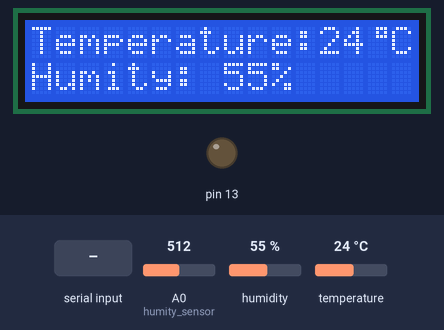
Bench run of a sketch on a simulated Arduino Uno, built with avr-gcc and run on an emulated ATmega328P. Shown: 16×2 character LCD, output pins drawn as LEDs (lit = HIGH). The test bench sets the inputs (shaded band); at power-on: humidity 55 %, temperature 24 °C, A0 (humity_sensor) = 512. What the sketch prints to the serial monitor is not drawn.

Above: at 1.2 s.
1.3 s: "30,150\n" received over Serial
At 2.1 s:
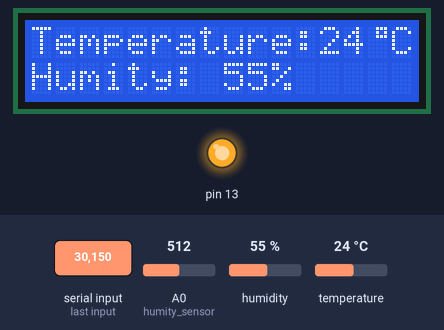
3.3 s: humidity set to 22 %
At 4.0 s:
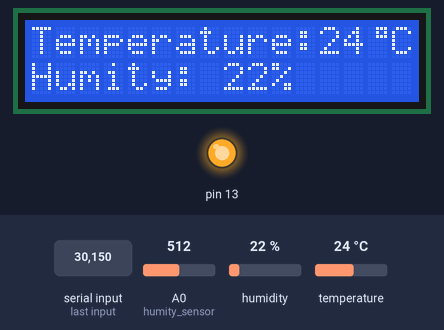
4.8 s: temperature set to 12 °C
At 5.4 s:
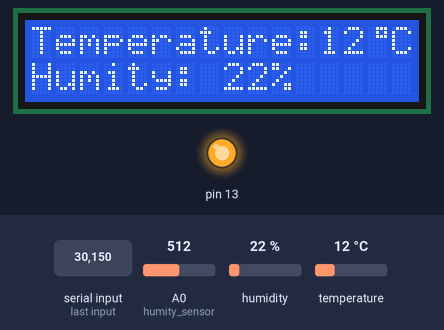
6.3 s: humidity set to 40 %
At 7.6 s:
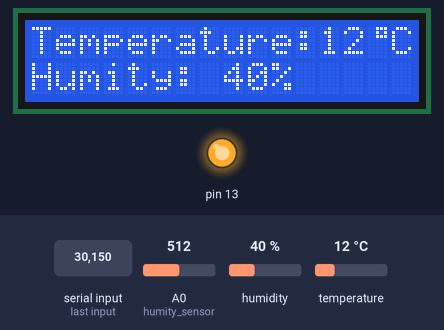
10.3 s: temperature set to 19 °C
At 10.8 s:
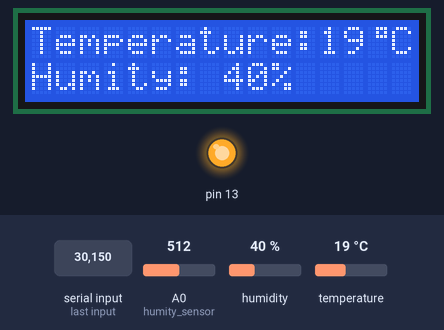
Timing chart, 0 to 12.8 s (numbered marks = the images above; inputs shaded):
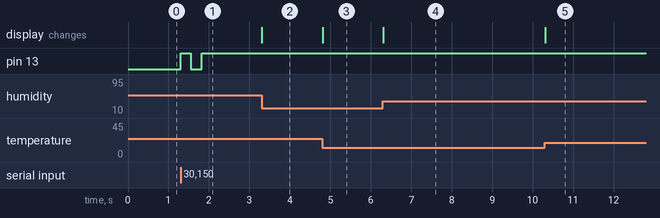

Measured:
- after the input at 1.3 s, pin 13: LOW → HIGH at once, → LOW 0.25 s later, → HIGH 0.27 s later
- after the input at 3.3 s, the display: changes at once (image 2)
- after the input at 4.8 s, the display: changes at once (image 3)
- after the input at 6.3 s, the display: changes at once (image 4)
- after the input at 10.3 s, the display: changes at once (image 5)

The sketch:

comunica__o_serial.ino
```cpp
//inclusão das bibliotecas necessárias
#include <DHT.h>
#include <DHT_U.h>
#include <LiquidCrystal.h>

//definição das porta
#define DHT11_sensor A1
#define DHTTYPE    DHT11
#define humity_sensor A0
int rs = 12, e = 11, DB4 = 5, DB5 = 4, DB6 = 3, DB7 = 2;
LiquidCrystal lcd(rs, e, DB4, DB5, DB6, DB7);
DHT_Unified dht(DHT11_sensor, DHTTYPE);

//cabeçalhos das funções
void WriteTemperatureAndHumityFromEnvairoment();
void WriteHumityFromGround(int humity, int _Maximum_Ground_Humity, int _Minimum_Ground_Humity);

byte grau[8]{
  B00111,
  B00101,
  B00111,
  B00000,
  B00000,
  B00000,
  B00000,
  B00000,
};
//seta as entradas e saídas e inicializa o LCD e o sensor de temperatura e umidade
void setup() {
  Serial.begin(115200);
  pinMode(13, OUTPUT);
  pinMode(humity_sensor, INPUT);
  digitalWrite(13, LOW);
  dht.begin();
  lcd.begin(16, 2);
  lcd.createChar(5, grau);
  lcd.setCursor(0, 0);

}

//declaração das variáveis globais
int Maximum_Ground_Humity = -1, Minimum_Ground_Humity = -1;
char Maximum_Humity[10] = "111", Minimum_Humity[10] = "111";
int estado = '0';
bool LED = true;
unsigned long temporizer = millis();

//configuração de solo seco e molhado
int dry_ground = 1023, wet_ground = 350;

//Definição das constantes
const char Initialize = '1';
const char Update = '2';
const char STOP = '3';
const char WAIT = '0';

void loop() {
  //Escreve no dysplay LCD a umidade e a Temperatura do meio
  WriteTemperatureAndHumityFromEnvairoment();


  if (Serial.available() > 0)
  {
    //Guarda o estado anterior
    int aux = estado;

     //lê do computador qual será a tarefa a ser feita se diferente de 1
    if(estado != Initialize)
      estado = Serial.read();

    //estado 1 se as informações de máxima e mínima umidade do solo estiverem corretas
    if (estado == Initialize)
    {
      while (estado != Update && estado != STOP && estado != WAIT)
      {
        //atualiza a umidade do solo a cada 1 segundos. Pisca um LED para saber que está funcionando
        if ((millis() - temporizer) > 1000)
        {
          int humity;
          digitalWrite(13, HIGH);

          //captura qual é a umidade atual do solo em %
          humity = constrain(analogRead(humity_sensor), wet_ground, dry_ground);
          humity = map (humity, wet_ground, dry_ground, 100, 0);
          //Envia a umidade atual do solo e se precisa de mais água ou não para o computador
          WriteHumityFromGround(humity, Maximum_Ground_Humity, Minimum_Ground_Humity);
          WriteTemperatureAndHumityFromEnvairoment();
          digitalWrite(13, LED);
          LED = !LED;
          temporizer = millis();

        }
        estado = Serial.read();
      }
    }

    //estado 3 para quando o usuário quiser parar o circuito e depois voltar para o estado anterior
    if (estado == STOP)
    {
      estado = '4';
      while (estado != STOP && estado != WAIT)
      {
        Serial.println("STOP!");
        digitalWrite(13, HIGH);
        delay(250);
        digitalWrite(13, LOW);
        delay(250);
        estado = Serial.read();
      }
      if(estado == STOP)
      {
        estado = aux;
      }
    }
    //estado 2 para atualizar os dados de máxima e de mínima. Caso não estiverem corretos, o programa exibirá uma mensagem e não exibirá a umidade do solo
    if ((estado == Update))
    {
      Maximum_Ground_Humity = Serial.parseInt();
      Minimum_Ground_Humity = Serial.parseInt();
      Serial.println("DATA UPDATED SUCCESSFULLY!");
      delay(1000);
      estado = Initialize;
    }

    if(estado == WAIT)
      Serial.println("");
  }


}
//função que lê e mostra no LCD as informações de temperatura e umidade do meio
void WriteTemperatureAndHumityFromEnvairoment()
{
  sensors_event_t eventT, eventH;
  dht.temperature().getEvent(&eventT);
  dht.humidity().getEvent(&eventH);
  lcd.setCursor(0, 0);


  if (isnan(eventT.temperature)) {
    lcd.println(F("Error reading the envairoment temperature!"));
  }
  else {

    lcd.print("Temperature:");
    lcd.print(int(eventT.temperature));
    lcd.write(5);
    lcd.print("C");
  }


  if (isnan(eventH.relative_humidity)) {
    lcd.println(F("Error reading the envairoment humidity!"));
  }
  else {
    lcd.setCursor(0, 1);
    lcd.print("Humity: ");
    lcd.print(int(eventH.relative_humidity));
    lcd.print("%");
  }
}

//função que envia os dados de umidade do solo e se precisa mais água para o computador
void WriteHumityFromGround(int humity, int _Maximum_Ground_Humity, int _Minimum_Ground_Humity)
{
  Serial.print("Ground Humity: ");
  Serial.print(humity);
  Serial.print("%\n");
  if (humity <= _Minimum_Ground_Humity)
  {
    Serial.println("Too few Humity!");
  }
  else if (humity >= _Maximum_Ground_Humity)
  {
    Serial.println("Too much Humity!");
  }
  else
  {
    Serial.println(" Ideal Humity!");
  }
}
```
